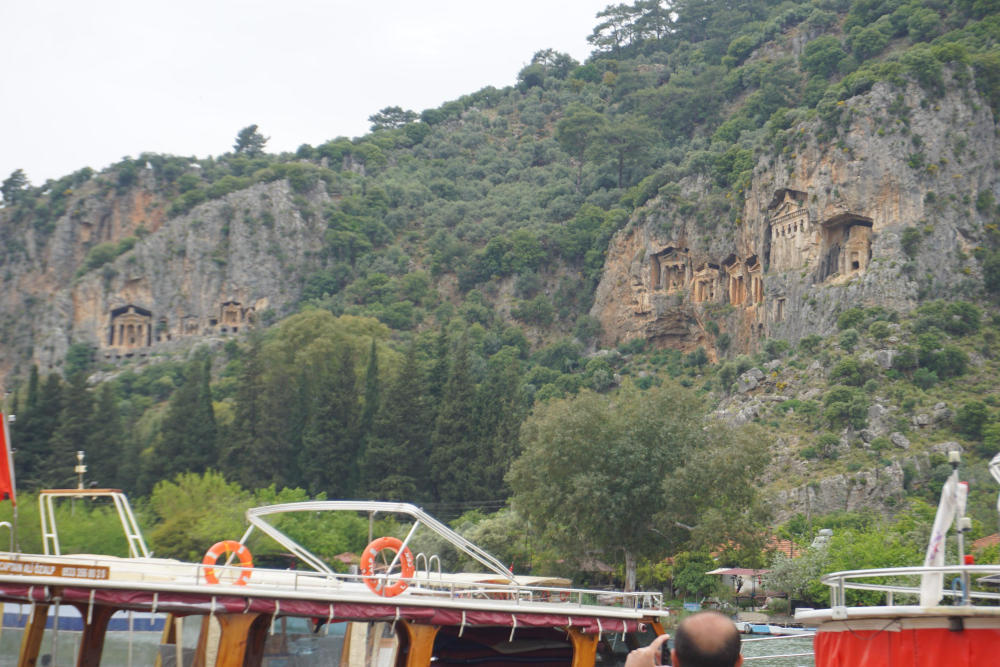
#> input picture 03_automate_the_boring_stuff/data/images/Ahmed/DSC00070.JPG, 3000 x 2000 px, given in place of example.png, which was not available (shown at 1/3 size)
$ jupyter execute --allow-errors 04_batch_image_processing.ipynb   (shell and % lines are left out)   (text cells are left out)
#> lines starting #> are read from the running program, lines starting #| are printed output that depends on the picture; pictures that were not available may be replaced by others from this repository, and a replacement may not be noted
[cell 1]
from PIL import Image
from pathlib import Path
import matplotlib.pyplot as plt
import numpy as np

[cell 2]
search_term = "beiersdorf"
arguments = {
    "keywords": search_term,
    "limit": 15,
    "size" : '>800*600',
    "print_urls": True,
    "output_directory": '../data/images',
    'format' : 'png'
        }

[cell 3]
from google_images_download import google_images_download   # importing the library
#> (the rest of this cell did not finish here and is left out)

[cell 4]
p = Path(f'../data/images/beiersdorf/example.png')

[cell 5]
img = Image.open(p)
#> img is the input picture: PIL image 3000x2000 RGB; mean R, G, B 133.1, 133.6, 122.6

[cell 6]
print(img.format)
#| JPEG
print()
print(img.size)
#| (3000, 2000)
print(img.width)
#| 3000
print(img.height)
#| 2000

[cell 7]
img.format
#> Out = 'JPEG'

[cell 8]
img.mode
#> Out = 'RGB'

[cell 9]
img.size
#> Out = (3000, 2000)

[cell 10]
print(f'Width: {img.width}, Height: {img.height}')
#| Width: 3000, Height: 2000

[cell 11]
img

[cell 12]
plt.imshow(img)

[cell 13]
box = (400, 80, img.width, 500) # left, upper, right, and lower pixel coordinate
#> box = (400, 80, 3000, 500)
img_crop = img.crop(box=box)
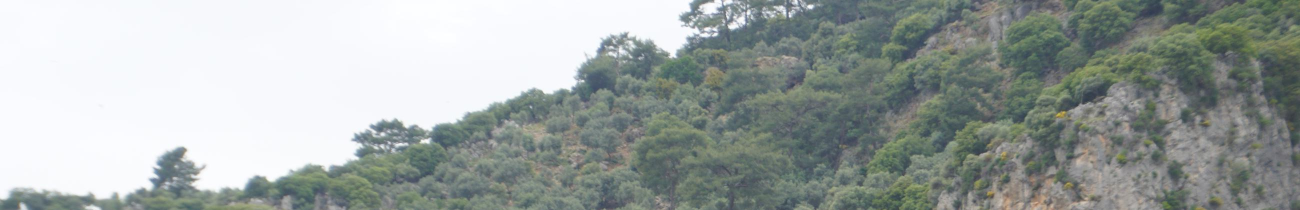
#> img_crop: PIL image 2600x420 RGB (shown at 1/2 size); mean R, G, B 158.2, 165.3, 162.5
plt.imshow(img_crop)

[cell 14]
def image_crop(img, ratio=1):
    '''
    Function crop a PIL image object by a given ratio from 0 to 1.
    : img: PIL image object
    : ratio: float between 0 and 1
    : returns: a cropped PIL image object
    '''
#> called with ratio = 0.5
    assert ratio > 0, print("Warning: Ratio shall be greater than 0")
    assert ratio <= 1, print("Warning: Ratio shall be lower than 1")

    center = (img.width // 2, img.height //2)
#> center = (1500, 1000)
    upper_left_x = None                  # your code here
    upper_left_y = None                  # your code here
    lower_right_x = None                 # your code here
    lower_right_y = None                 # your code here

    # Checking if all None's have been replaced by actual code
    if any(x is None for x in [upper_left_x, upper_left_y, lower_right_x, lower_right_y]):
        print("Keep improving your code ...\n")
        return img
    else:
        return img.crop(box=(upper_left_x, upper_left_y, lower_right_x, lower_right_y))

[cell 15]
# %load ../src/_solutions/image_crop.py

[cell 16]
cropped_by_ratio = image_crop(img, ratio=0.5)
print(f'Original: {img.size}, Cropped: {cropped_by_ratio.size}')
#| Original: (3000, 2000), Cropped: (3000, 2000)
plt.imshow(cropped_by_ratio);

[cell 17]
from PIL import ImageFilter

# Blur the input image using the filter ImageFilter.BLUR
img_crop.filter(filter=ImageFilter.BLUR)

[cell 18]
(width, height) = (img_crop.width // 2, img_crop.height // 2)
#> width = 1300; height = 210

#PIL.Image.NEAREST # default
#PIL.Image.BOX, PIL.Image.BILINEAR, PIL.Image.HAMMING, PIL.Image.BICUBIC or PIL.Image.LANCZOS.
img_resized = img_crop.resize((width, height))
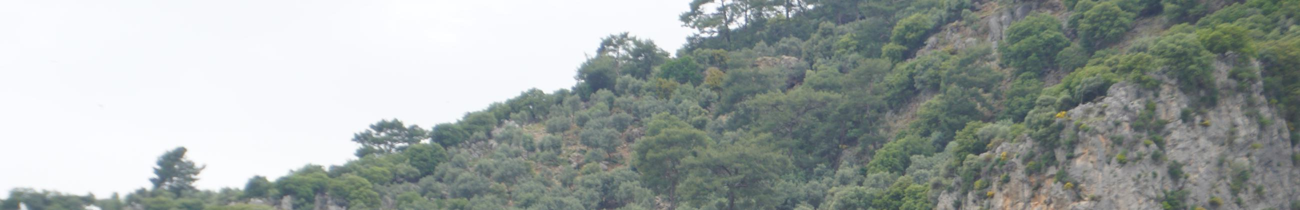
#> img_resized: PIL image 1300x210 RGB; mean R, G, B 158.2, 165.3, 162.5
print(f'cropped: {img_crop.size}, resized: {img_resized.size}')
#| cropped: (2600, 420), resized: (1300, 210)
img_resized

[cell 19]
# Rotate the image by 60 degrees counter clockwise
theta = 60
# Angle is in degrees counter clockwise
img_crop.rotate(angle=theta)
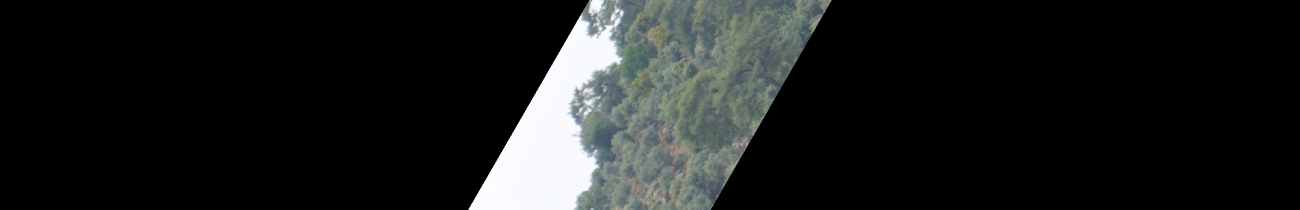
#> Out: PIL image 2600x420 RGB (shown at 1/2 size); mean R, G, B 27.1, 28.8, 28.3

[cell 20]
img_crop.rotate(angle=theta, expand=True)
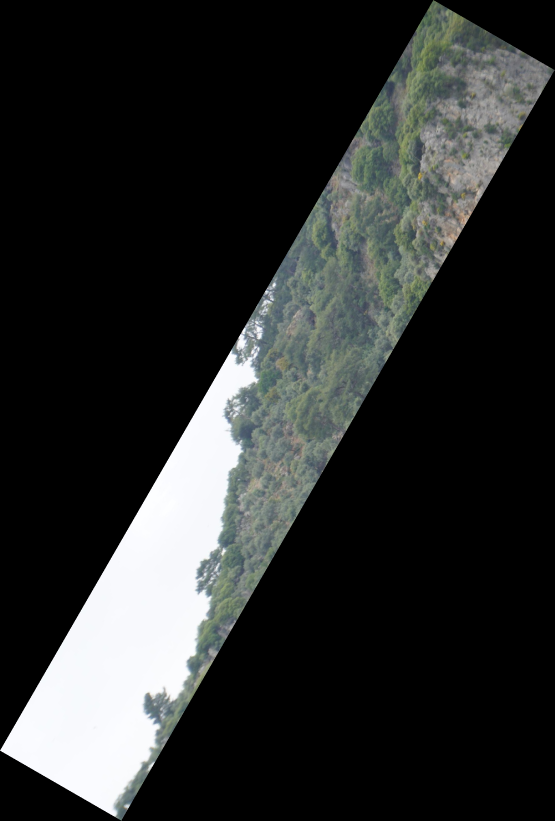
#> Out: PIL image 1664x2462 RGB (shown at 1/3 size); mean R, G, B 42.2, 44.1, 43.3

[cell 21]
fp = Path('../data/images/bs_cropped.png')
img_crop.save(fp)

[cell 22]
fp.exists()

[cell 23]
from PIL import ImageEnhance

[cell 24]
enhancer = ImageEnhance.Sharpness(img_crop)
enhancer.enhance(0.3)

[cell 25]
enhancer = ImageEnhance.Color(img_crop)
enhancer.enhance(0.25)

[cell 26]
enhancer = ImageEnhance.Contrast(img_crop)
enhancer.enhance(0.75)

[cell 27]
enhancer = ImageEnhance.Brightness(img_crop)
enhancer.enhance(0.25)
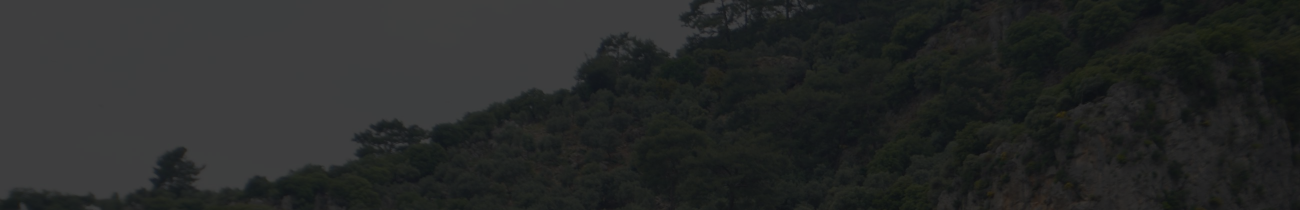
#> Out: PIL image 2600x420 RGB (shown at 1/2 size); mean R, G, B 39.2, 41, 40.3
